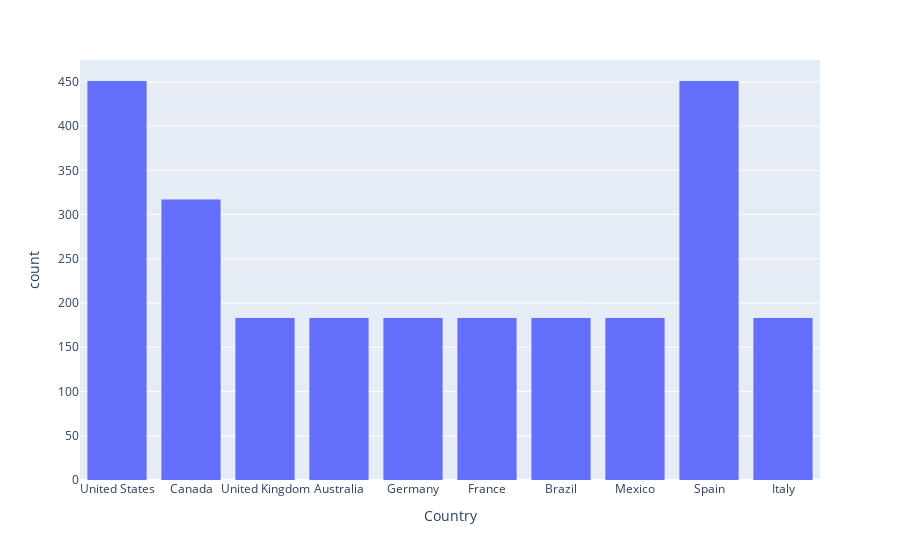

The code cell stored with this chart in its notebook:
### Code cell
px.histogram(data_df, x='Country', barmode='group')

### Figure 1 — Plotly figure (JSON) as saved in the notebook; plotly's stock layout.template omitted (floating-point values rounded to 4 significant figures; data arrays with more than 128 entries replaced by an {"elided": "..."} marker saying what was removed)
{"data": [{"alignmentgroup": "True", "bingroup": "x", "hovertemplate": "Country=%{x}<br>count=%{y}<extra></extra>", "legendgroup": "", "marker": {"color": "#636efa", "pattern": {"shape": ""}}, "name": "", "offsetgroup": "", "orientation": "v", "showlegend": false, "type": "histogram", "x": {"elided": "2500 str values"}, "xaxis": "x", "yaxis": "y"}], "layout": {"barmode": "group", "legend": {"tracegroupgap": 0}, "margin": {"t": 60}, "xaxis": {"anchor": "y", "domain": [0, 1], "title": {"text": "Country"}}, "yaxis": {"anchor": "x", "domain": [0, 1], "title": {"text": "count"}}}}
